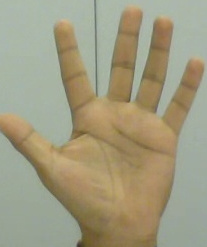
//> input picture Homeworks/Homework2/TM_openhand.jpg, 207 x 247 px
$ ./part2 TM_openhand.jpg   (built with g++ and OpenCV 4)
//> lines starting //> are read from the running program, lines starting //| are printed output that depends on the picture
//opencv libraries
#include "opencv2/core/core.hpp"
#include "opencv2/highgui/highgui.hpp"
#include "opencv2/imgproc/imgproc.hpp"
//C++ standard libraries
#include <iostream>
#include <vector>

using namespace cv;
using namespace std;

//function declarations
Mat MatchingMethod(Mat &img_bw, Mat &img_color, Mat &templ, string name, double &mmax, Point &matchLoc);
void mySkinDetect(Mat& src, Mat& dst);
int myMaxD(double* array, int size);

char* image_window = "Source Image";
char* result_window = "Result window";

int hmin=0, hmax=66, smin=43, smax=195, vmin=55, vmax=210;
int downsample_step = 1;
double shape_similarity[9];

int main(int argc, char** argv)
{
    //Images for the templates
    Mat templ, templ1, templ2;

    //Read the different templates
    templ = imread("TM_openhand.jpg", CV_32FC1);
//> templ is the input picture: 247 rows x 207 cols, CV_8UC3; mean B, G, R 128.2, 155.2, 160.5
    templ1 = imread("TM_peace.jpg", CV_32FC1);
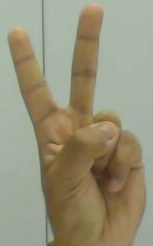
//> input picture Homeworks/Homework2/TM_peace.jpg, 153 x 246 px
//> templ1 is the input picture: 246 rows x 153 cols, CV_8UC3; mean B, G, R 121.7, 146.4, 151.2
    templ2 = imread("TM_up.jpg", CV_32FC1);
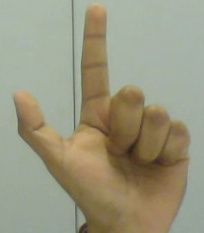
//> input picture Homeworks/Homework2/TM_up.jpg, 204 x 233 px
//> templ2 is the input picture: 233 rows x 204 cols, CV_8UC3; mean B, G, R 126.9, 150.6, 153.3


    Mat templDest, templDest1, templDest2; //Images for skinDetection of templates (SDT)
    vector<vector<Point> > cont, cont1, cont2; //Vector of contours
    vector<Point> max_cont, max_cont1, max_cont2; //Maximum contour (defines the shape of the hand)
    //Initialize the SDT's
    templDest = Mat::zeros(templ.rows, templ.cols, CV_8UC1);
    templDest1 = Mat::zeros(templ1.rows, templ1.cols, CV_8UC1);
    templDest2 = Mat::zeros(templ2.rows, templ2.cols, CV_8UC1);

    mySkinDetect(templ, templDest);
//> in mySkinDetect, `cvtColor(src,hsv,CV_BGR2HSV);`: hsv: 247 rows x 207 cols, CV_8UC3; mean H, S, V 37.2, 60.5, 166.2
//> the loop in mySkinDetect, `for (int i = 0; i<hsv.rows; i++)` made 247 passes
//> (blue, green, red, intensity, hue) on passes 1 to 3: (167, 183, 172, [51, 22, 183], 51), (169, 183, 172, [54, 20, 183], 54), (171, 182, 172, [57, 15, 182], 57)
//> after the loop in mySkinDetect, `for (int i = 0; i<hsv.rows; i++)`:
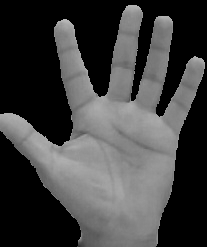
//> dst: 247 rows x 207 cols, CV_8UC1; min 0, max 185, mean 65.2
//> after the loop in mySkinDetect, `for (int i = 0; i<hsv.rows; i++)`: intensity2 = [149, 163, 151]; blue = 149; green = 163; red = 151; intensity = [56, 22, 163]; hue = 56
    mySkinDetect(templ1, templDest1);
//> in mySkinDetect (call 2), `cvtColor(src,hsv,CV_BGR2HSV);`: hsv: 246 rows x 153 cols, CV_8UC3; mean H, S, V 37.4, 64.1, 156.9
//> the loop in mySkinDetect (call 2), `for (int i = 0; i<hsv.rows; i++)` made 246 passes
//> (blue, green, red, intensity, hue) on passes 1 to 3: (171, 183, 171, [60, 17, 183], 60), (171, 183, 171, [60, 17, 183], 60), (173, 183, 171, [65, 17, 183], 65)
//> after the loop in mySkinDetect (call 2), `for (int i = 0; i<hsv.rows; i++)`:
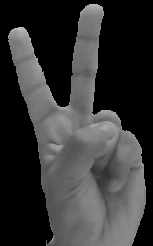
//> dst: 246 rows x 153 cols, CV_8UC1; min 0, max 190, mean 54
    mySkinDetect(templ2, templDest2);
//> in mySkinDetect (call 3), `cvtColor(src,hsv,CV_BGR2HSV);`: hsv: 233 rows x 204 cols, CV_8UC3; mean H, S, V 39.9, 58.3, 159.9
//> after the loop in mySkinDetect (call 3), `for (int i = 0; i<hsv.rows; i++)`:
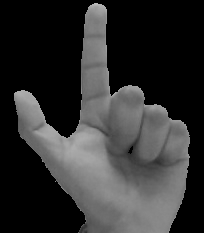
//> dst: 233 rows x 204 cols, CV_8UC1; min 0, max 186, mean 48.7

    //With this now we have all 3 contours called max_cont, max_cont1 and max_cont2

    //Showing the Skin Detection of each template
    imshow("Open Hand Skin Detection",templDest);
    imshow("Peace Skin Detection",templDest1);
    imshow("Rock Skin Detection",templDest2);

    //Create 3 vector<Point> that will store the contour for the camera using matching template w the 3 templates
    Mat cam_cont, cam_cont1, cam_cont2;
    // [16 lines of commented-out code are left out]
    VideoCapture cap(argv[1]);
    while (1)
    {
        // read a new frame from video
        Mat frame0, frame;
        //bool bSuccess = cap.read(frame0);
        bool bSuccess = cap.read(frame);

        //if not successful, break loop
        if (!bSuccess)
        {
            cout << "Cannot read a frame from video stream" << endl;
            break;
        }
        //bilateralFilter(frame0, frame, 9, 17, 17);
        Mat frameDest, temp_frame;
        temp_frame = Mat::zeros(frame.rows, frame.cols, CV_8UC1);
        mySkinDetect(frame, temp_frame);
        double max[3];
        Point pt1, pt2, pt3;
        //Perform matching method through all the shapes
        cam_cont = MatchingMethod(temp_frame, frame, templDest, "Open Hand",max[0],pt1);
//> the loop in MatchingMethod, `for (; idx < contours.size(); idx++)` made 1 pass
        cam_cont1 = MatchingMethod(temp_frame, frame, templDest1, "Peace",max[1],pt2);
//> the loop in MatchingMethod (call 2), `for (; idx < contours.size(); idx++)` made 1 pass
        cam_cont2 = MatchingMethod(temp_frame, frame, templDest2, "Rock",max[2],pt3);
//> call 3 of MatchingMethod, with name = "Rock"
//> in MatchingMethod (call 3), `Mat ROI = img_bw(r);`:
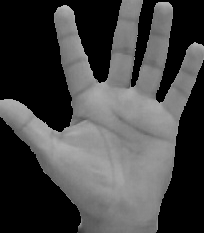
//> ROI: 233 rows x 204 cols, CV_8UC1; min 0, max 185, mean 69.6
//> the loop in MatchingMethod (call 3), `for (; idx < contours.size(); idx++)` made 1 pass
//> in MatchingMethod (call 3), `drawContours(img_display, contours, max_contour_idx, color, 3, 8, hier..`: img_display: 247 rows x 207 cols, CV_8UC3; mean B, G, R 137.8, 133.9, 139
        //cout << "OH:" << max[0] << " , " << "Spock:" << max[1] << " , " << "Extremes:" << max[2] << endl;
        string txt;
        int r = myMaxD(max, 3);
         cout<< r<<endl;
//| 0
         cout << "Point" << pt1.x <<"," << pt1.y << endl;
//| Point0,0
         if (r == 0) { txt = "This is a OPEN HAND"; cout << "OPEN HAND" << endl;}
         if (r == 1) { txt = "This is a PEACE";cout << "PEACE" << endl;}
         if (r == 2) { txt = "This is a RIGHT";cout << "RIGHT" << endl;}
        putText(cam_cont,txt,pt1,1,2,Scalar(255,255,0),3);
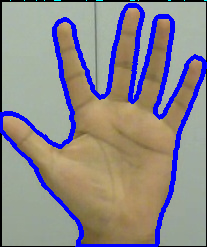
//> cam_cont: 247 rows x 207 cols, CV_8UC3; mean B, G, R 139.4, 135.4, 140.3
        imshow("Matching",cam_cont);

        // [7 lines of commented-out code are left out]
        if (waitKey(30) == 27)
//> the Esc key is pressed
        {
            cout << "esc key is pressed by user" << endl;
            break;
        }
    }
    //cap.release();
    waitKey(0);
    return 0;
}


Mat MatchingMethod(Mat &img_bw, Mat &img_color, Mat &templ, string name, double &maxVal, Point& matchLoc)
{
    /// Source image to display
    Mat result;
    Mat img_display;
    img_color.copyTo(img_display);
    int match_method = CV_TM_CCORR_NORMED;
    /// Create the result matrix
    int result_cols = img_bw.cols - templ.cols + 1;
    int result_rows = img_bw.rows - templ.rows + 1;

    result.create(result_cols, result_rows, CV_32FC1);

    /// Do the Matching and Normalize
    matchTemplate(img_bw, templ, result, match_method);
    //normalize(result, result, 0, 1, NORM_MINMAX, -1, Mat());

    /// Localizing the best match with minMaxLoc
    double minVal; Point minLoc; Point maxLoc;
    //Point matchLoc;

    minMaxLoc(result, &minVal, &maxVal, &minLoc, &maxLoc, Mat());
    //cout << maxVal<<endl;
    /// For SQDIFF and SQDIFF_NORMED, the best matches are lower values. For all the other methods, the higher the better
    if (match_method == CV_TM_SQDIFF || match_method == CV_TM_SQDIFF_NORMED)
    {
        matchLoc = minLoc;
    }
    else
    {
        matchLoc = maxLoc;
    }

    /// Show me what you got
    rectangle(img_display, matchLoc, Point(matchLoc.x + templ.cols, matchLoc.y + templ.rows), Scalar::all(0), 2, 8, 0);
    rectangle(result, matchLoc, Point(matchLoc.x + templ.cols, matchLoc.y + templ.rows), Scalar::all(0), 2, 8, 0);

    //imshow(name, img_display);
    Rect r(matchLoc, Point(matchLoc.x + templ.cols, matchLoc.y + templ.rows));
    Mat ROI = img_bw(r);

    vector<vector<Point> > contours;
    vector<Vec4i> hierarchy;

    findContours(ROI, contours, hierarchy, CV_RETR_EXTERNAL, CV_CHAIN_APPROX_NONE);
    //		4. Find the largest contour
    int idx = 0;
    double max_area = 0; int max_contour_idx;
    for (; idx < contours.size(); idx++)
    {
        double area = contourArea(contours[idx]);
        if (area > max_area)
        {
            max_area = area;
            max_contour_idx = idx;
        }
    }
    //handContour.push_back(contours[max_contour_idx]);
    //		5. Draw the object with the largest contour as well as its outline on a new image
    Scalar color = Scalar(255, 0, 0);
    Mat drawing = Mat::zeros(ROI.size(), CV_8UC3);

    drawContours(img_display, contours, max_contour_idx, color, 3, 8, hierarchy, 0, matchLoc);
    // [13 lines of commented-out code are left out]
    return img_display;
}

///Calculates the maximum index of the array
int myMaxD(double* array, int size)
{
    double max = array[0];
    int max_pos = 0;
    int i;
    for (i = 0; i<size; i++)
    {
        if (max<array[i])
        {
            max = array[i];
            max_pos = i;
        }
    }
    return max_pos;
}


//Function that detects whether a pixel belongs to the skin based on RGB values
void mySkinDetect(Mat& src, Mat& dst) {
    Mat hsv;
    Vec3b intensity, intensity2;
    cvtColor(src,hsv,CV_BGR2HSV);
    uchar blue, green, red;
    uchar hue, sat, value;
    for (int i = 0; i<hsv.rows; i++)
    {
        for (int j = 0; j<hsv.cols; j++)
        {
            intensity2 = src.at<Vec3b>(i, j);
            blue = intensity2.val[0];
            green = intensity2.val[1];
            red = intensity2.val[2];
            intensity = hsv.at<Vec3b>(i, j);
            hue = intensity.val[0];
            sat = intensity.val[1];
            value = intensity.val[2];
            if (hue>hmin && hue<hmax && sat>smin && sat<smax && value>vmin && value<vmax)
            {
                dst.at<uchar>(i, j) = 0.299*red + 0.587*green + 0.114*blue;
            }
            else dst.at<uchar>(i, j) = 0;
        }
    }
}
